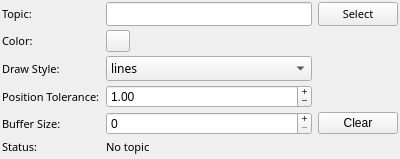
<?xml version="1.0" encoding="UTF-8"?>
<ui version="4.0">
 <class>navsat_config</class>
 <widget class="QWidget" name="navsat_config">
  <property name="geometry">
   <rect>
    <x>0</x>
    <y>0</y>
    <width>400</width>
    <height>159</height>
   </rect>
  </property>
  <property name="windowTitle">
   <string>Form</string>
  </property>
  <property name="styleSheet">
   <string notr="true"/>
  </property>
  <layout class="QGridLayout" name="gridLayout">
   <property name="leftMargin">
    <number>2</number>
   </property>
   <property name="topMargin">
    <number>2</number>
   </property>
   <property name="rightMargin">
    <number>2</number>
   </property>
   <property name="bottomMargin">
    <number>2</number>
   </property>
   <property name="verticalSpacing">
    <number>4</number>
   </property>
   <item row="6" column="0">
    <widget class="QLabel" name="label_6">
     <property name="font">
      <font>
       <family>Sans Serif</family>
       <pointsize>8</pointsize>
      </font>
     </property>
     <property name="text">
      <string>Buffer Size:</string>
     </property>
    </widget>
   </item>
   <item row="7" column="1" colspan="2">
    <widget class="QLabel" name="status">
     <property name="font">
      <font>
       <family>Sans Serif</family>
       <pointsize>8</pointsize>
      </font>
     </property>
     <property name="styleSheet">
      <string notr="true"/>
     </property>
     <property name="text">
      <string>No topic</string>
     </property>
     <property name="wordWrap">
      <bool>true</bool>
     </property>
    </widget>
   </item>
   <item row="5" column="0">
    <widget class="QLabel" name="label_4">
     <property name="font">
      <font>
       <family>Sans Serif</family>
       <pointsize>8</pointsize>
      </font>
     </property>
     <property name="text">
      <string>Position Tolerance:</string>
     </property>
    </widget>
   </item>
   <item row="6" column="1">
    <widget class="QSpinBox" name="buffersize">
     <property name="buttonSymbols">
      <enum>QAbstractSpinBox::PlusMinus</enum>
     </property>
     <property name="maximum">
      <number>99999999</number>
     </property>
    </widget>
   </item>
   <item row="3" column="0">
    <widget class="QLabel" name="label_3">
     <property name="font">
      <font>
       <family>Sans Serif</family>
       <pointsize>8</pointsize>
      </font>
     </property>
     <property name="text">
      <string>Color:</string>
     </property>
    </widget>
   </item>
   <item row="6" column="2">
    <widget class="QPushButton" name="buttonResetBuffer">
        <property name="sizePolicy">
         <sizepolicy hsizetype="Fixed" vsizetype="Fixed">
          <horstretch>0</horstretch>
          <verstretch>0</verstretch>
         </sizepolicy>
        </property>
     <property name="text">
      <string>Clear</string>
     </property>
    </widget>
   </item>
   <item row="2" column="2">
    <widget class="QPushButton" name="selecttopic">
        <property name="sizePolicy">
         <sizepolicy hsizetype="Fixed" vsizetype="Fixed">
          <horstretch>0</horstretch>
          <verstretch>0</verstretch>
         </sizepolicy>
        </property>
     <property name="font">
      <font>
       <family>Sans Serif</family>
       <pointsize>8</pointsize>
      </font>
     </property>
     <property name="styleSheet">
      <string notr="true"/>
     </property>
     <property name="text">
      <string>Select</string>
     </property>
    </widget>
   </item>
   <item row="5" column="1">
    <widget class="QDoubleSpinBox" name="positiontolerance">
     <property name="sizePolicy">
      <sizepolicy hsizetype="Preferred" vsizetype="Fixed">
       <horstretch>0</horstretch>
       <verstretch>0</verstretch>
      </sizepolicy>
     </property>
     <property name="buttonSymbols">
      <enum>QAbstractSpinBox::PlusMinus</enum>
     </property>
     <property name="suffix">
      <string/>
     </property>
     <property name="value">
      <double>1.000000000000000</double>
     </property>
    </widget>
   </item>
   <item row="2" column="1">
    <widget class="QLineEdit" name="topic">
     <property name="font">
      <font>
       <family>Sans Serif</family>
       <pointsize>8</pointsize>
      </font>
     </property>
    </widget>
   </item>
   <item row="3" column="1">
    <widget class="mapviz::ColorButton" name="color">
     <property name="maximumSize">
      <size>
       <width>24</width>
       <height>24</height>
      </size>
     </property>
     <property name="autoFillBackground">
      <bool>false</bool>
     </property>
     <property name="styleSheet">
      <string notr="true"/>
     </property>
     <property name="text">
      <string/>
     </property>
    </widget>
   </item>
   <item row="4" column="1">
    <widget class="QComboBox" name="drawstyle">
     <property name="maximumSize">
      <size>
       <width>16777215</width>
       <height>25</height>
      </size>
     </property>
     <property name="font">
      <font>
       <family>Sans Serif</family>
       <pointsize>9</pointsize>
      </font>
     </property>
     <item>
      <property name="text">
       <string>lines</string>
      </property>
     </item>
     <item>
      <property name="text">
       <string>points</string>
      </property>
     </item>
    </widget>
   </item>
   <item row="2" column="0">
    <widget class="QLabel" name="label">
     <property name="font">
      <font>
       <family>Sans Serif</family>
       <pointsize>8</pointsize>
      </font>
     </property>
     <property name="text">
      <string>Topic:</string>
     </property>
    </widget>
   </item>
   <item row="7" column="0">
    <widget class="QLabel" name="label_2">
     <property name="font">
      <font>
       <family>Sans Serif</family>
       <pointsize>8</pointsize>
      </font>
     </property>
     <property name="text">
      <string>Status:</string>
     </property>
    </widget>
   </item>
   <item row="4" column="0">
    <widget class="QLabel" name="label_7">
     <property name="font">
      <font>
       <family>Sans Serif</family>
       <pointsize>8</pointsize>
      </font>
     </property>
     <property name="text">
      <string>Draw Style:</string>
     </property>
    </widget>
   </item>
   <item row="8" column="1">
    <spacer name="verticalSpacer">
     <property name="orientation">
      <enum>Qt::Vertical</enum>
     </property>
     <property name="sizeHint" stdset="0">
      <size>
       <width>20</width>
       <height>40</height>
      </size>
     </property>
    </spacer>
   </item>
  </layout>
 </widget>
 <customwidgets>
  <customwidget>
   <class>mapviz::ColorButton</class>
   <extends>QPushButton</extends>
   <header location="global">mapviz/color_button.hpp</header>
  </customwidget>
 </customwidgets>
 <resources/>
 <connections/>
 <slots>
  <slot>SelectColor()</slot>
  <slot>SelectTopic()</slot>
  <slot>TopicEdited()</slot>
  <slot>PositionToleranceChanged(double)</slot>
  <slot>AngleToleranceChanged(double)</slot>
 </slots>
</ui>
